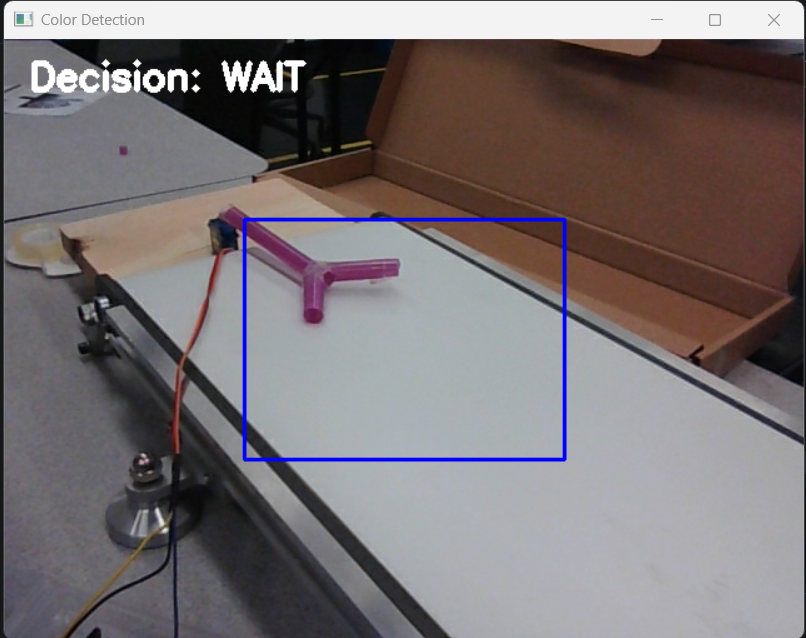
#> input picture images/wait.png, 806 x 638 px, given in place of the camera
$ python main.py
#> lines starting #> are read from the running program, lines starting #| are printed output that depends on the picture
#import all necessary libraries, can add more as needed

import cv2
import numpy as np
import serial
import time

#running the detection of red and blue only, can change colors as desired

print("Running red and blue detection")

camera = cv2.VideoCapture(0)

arduino = serial.Serial("COM3", 9600)
time.sleep(2)

if not camera.isOpened():
    print("Error: Could not open webcam.")
    arduino.close()
    raise SystemExit

last_decision = ""
last_send_time = 0
cooldown = 3.0  # seconds
while True:
    success, frame = camera.read()
#> frame is the input picture: shape (638, 806, 3); mean B, G, R 116.6, 114.6, 121.6

    if not success:
        print("Error: Could not read frame.")
        break

    # Flip frame so it acts like a mirror
    frame = cv2.flip(frame, 1)
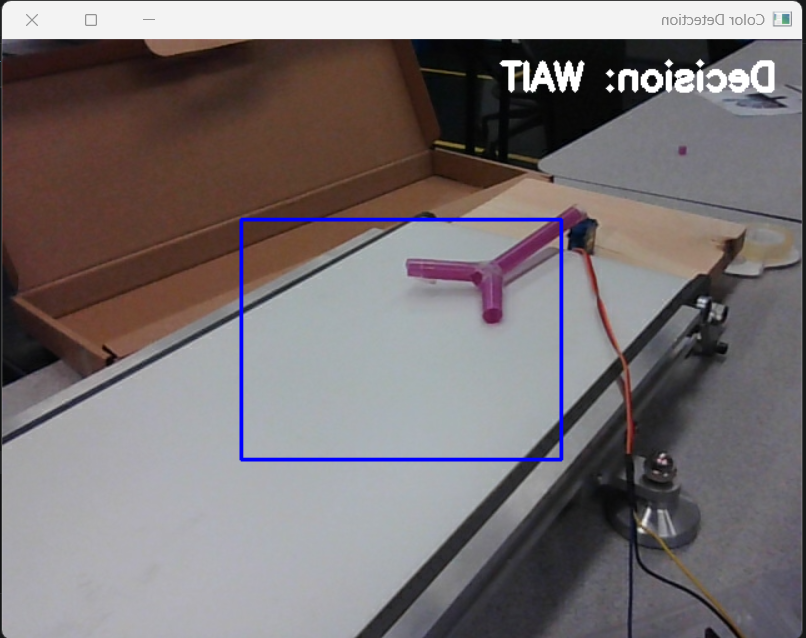
#> frame: shape (638, 806, 3); mean B, G, R 116.6, 114.6, 121.6

    # Get frame size
    frame_height, frame_width, _ = frame.shape
#> frame_height = 638; frame_width = 806

    # Define ROI coordinates within the camera frame (this creates a center box that will only detect what's inside it.)
    x1 = int(frame_width * 0.3)
#> x1 = 241
    y1 = int(frame_height * 0.3)
#> y1 = 191
    x2 = int(frame_width * 0.7)
#> x2 = 564
    y2 = int(frame_height * 0.7)
#> y2 = 446

    # Extract ROI
    roi = frame[y1:y2, x1:x2]
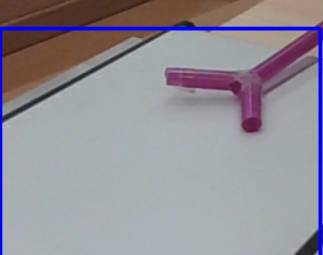
#> roi: shape (255, 323, 3); mean B, G, R 151.2, 142.3, 146.2

    # Convert ROI to HSV values
    hsv = cv2.cvtColor(roi, cv2.COLOR_BGR2HSV)
#> hsv: shape (255, 323, 3); mean H, S, V 87.7, 44.9, 160.6

    # Blue range HSV values, can adjust as needed for different lighting conditions or shades of blue
    lower_blue = np.array([98, 170, 110])
    upper_blue = np.array([112, 230, 170])
    blue_mask = cv2.inRange(hsv, lower_blue, upper_blue)
#> blue_mask: shape (255, 323); every value is 0

    # Red range HSV values, red is tricky because it wraps around the hue spectrum, so we need two ranges to cover it. Can still adjust as needed for different lighting conditions or shades of red.
   # Red cube HSV range
    # Red HSV range
    lower_red = np.array([170, 170, 120])
    upper_red = np.array([180, 255, 190])

    red_mask = cv2.inRange(hsv, lower_red, upper_red)

    # Clean masks (this opens two windows, one for the red mask and one for the blue mask, so you can see what the camera is detecting. You can close these windows once you have the HSV values dialed in and the detection working well, or keep them open for debugging purposes.)
    kernel = np.ones((5, 5), np.uint8)
    blue_mask = cv2.morphologyEx(blue_mask, cv2.MORPH_OPEN, kernel)
    blue_mask = cv2.morphologyEx(blue_mask, cv2.MORPH_CLOSE, kernel)
    red_mask = cv2.morphologyEx(red_mask, cv2.MORPH_OPEN, kernel)
    red_mask = cv2.morphologyEx(red_mask, cv2.MORPH_CLOSE, kernel)

    # Find contours
    blue_contours, _ = cv2.findContours(blue_mask, cv2.RETR_EXTERNAL, cv2.CHAIN_APPROX_SIMPLE)
#> blue_contours = []
    red_contours, _ = cv2.findContours(red_mask, cv2.RETR_EXTERNAL, cv2.CHAIN_APPROX_SIMPLE)
#> red_contours = []

    red_detected = False
    blue_detected = False
    decision = "WAIT"

    # Draw ROI box
    cv2.rectangle(frame, (x1, y1), (x2, y2), (255, 0, 0), 2)

    # Draw red objects
    for contour in red_contours:
        area = cv2.contourArea(contour)
        if area > 1000:
            red_detected = True
            x, y, w, h = cv2.boundingRect(contour)
            cv2.rectangle(frame, (x + x1, y + y1), (x + w + x1, y + h + y1), (0, 255, 0), 2)
            cv2.putText(
                frame,
                "Red Object",
                (x + x1, y + y1 - 10),
                cv2.FONT_HERSHEY_SIMPLEX,
                0.7,
                (0, 255, 0),
                2
            )
#> this loop made 0 passes

    # Draw blue objects
    for contour in blue_contours:
        area = cv2.contourArea(contour)
        if area > 600:
            blue_detected = True
            x, y, w, h = cv2.boundingRect(contour)
            cv2.rectangle(frame, (x + x1, y + y1), (x + w + x1, y + h + y1), (0, 165, 255), 2)
            cv2.putText(
                frame,
                "Blue Object",
                (x + x1, y + y1 - 10),
                cv2.FONT_HERSHEY_SIMPLEX,
                0.7,
                (0, 165, 255),
                2
            )

    # Decision logic when red or blue is detected
    if red_detected and not blue_detected:
        decision = "LEFT"
    elif blue_detected and not red_detected:
        decision = "RIGHT"
    elif red_detected and blue_detected:
        decision = "MULTIPLE OBJECTS"
    else:
        decision = "WAIT"

    # Only send when decision changes
    # Only send actual sorting commands
    current_time = time.time()

    if decision in ["LEFT", "RIGHT"]:
        if decision != last_decision and current_time - last_send_time > cooldown:
            arduino.write((decision + "\n").encode())
            print("Sent:", decision)
            last_decision = decision
            last_send_time = current_time

    elif decision == "WAIT":
        last_decision = "WAIT"

    # Show decision
    cv2.putText(
        frame,
        f"Decision: {decision}",
        (20, 40),
        cv2.FONT_HERSHEY_SIMPLEX,
        1,
        (255, 255, 255),
        3
    )
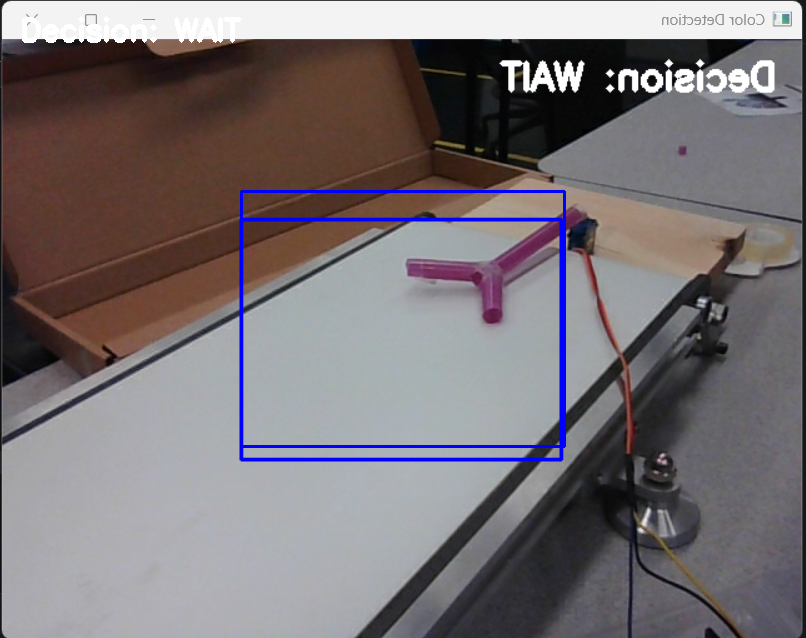
#> frame: shape (638, 806, 3); mean B, G, R 117.5, 114.1, 121

    # Show windows
    cv2.imshow("Color Detection", frame)
    cv2.imshow("Red Mask", red_mask)
    cv2.imshow("Blue Mask", blue_mask)
    # Press 'q' to quit the program and close all windows, release the camera, and close the serial connection to the Arduino. This is important to free up resources and allow other programs to use the camera and serial port in the future without issues.
    if cv2.waitKey(1) & 0xFF == ord("q"):
#> (key q is pressed here)
        break

camera.release()
arduino.close()
cv2.destroyAllWindows()
